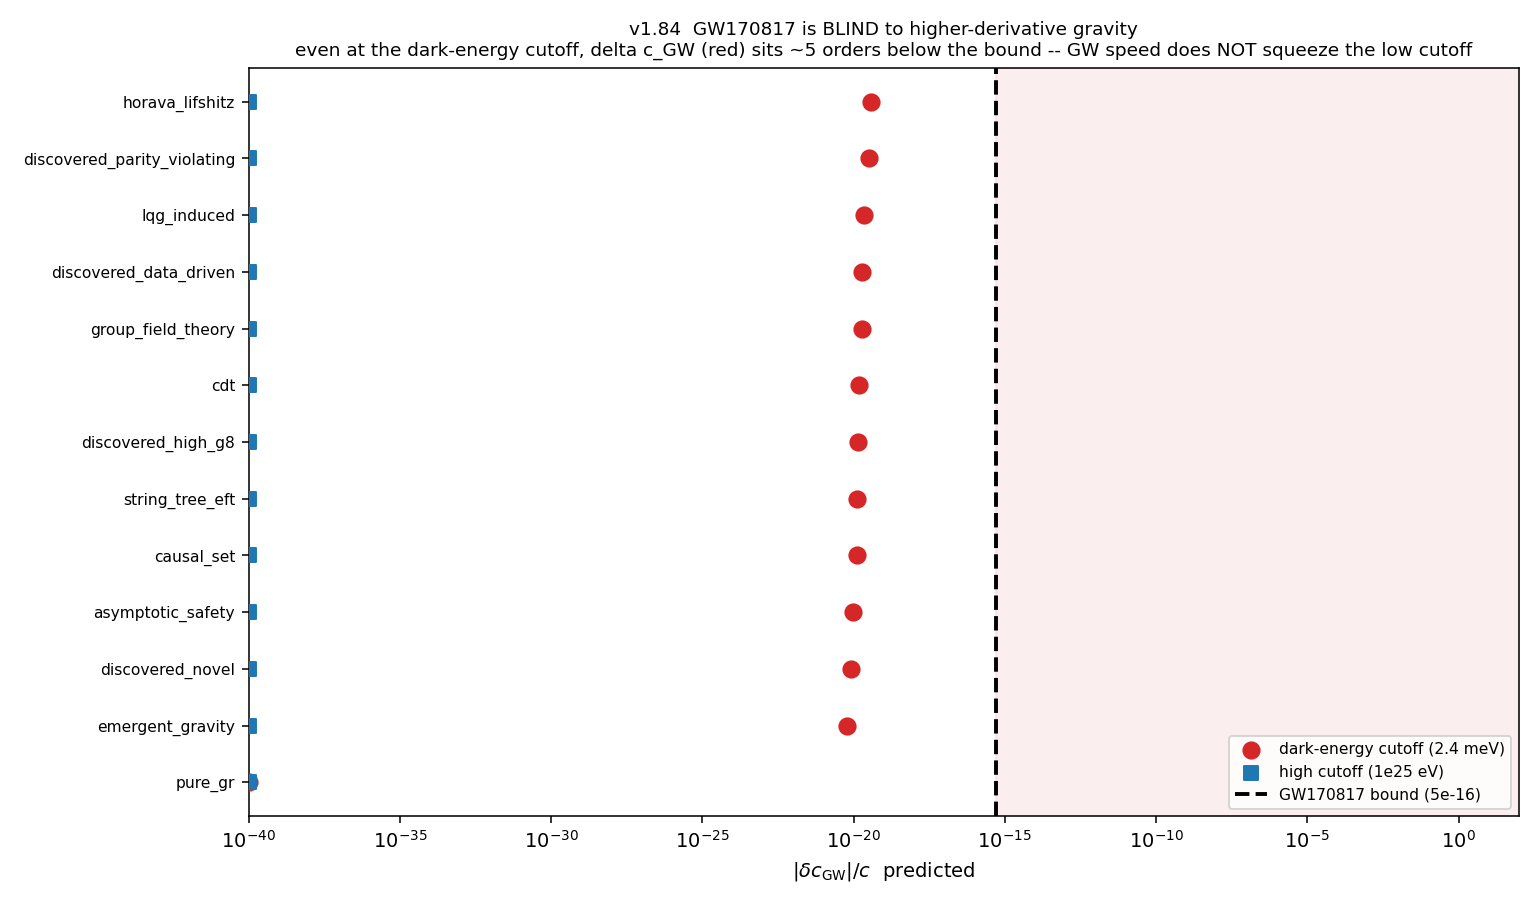

Reproduce this figure in Python.
"""v1.84 - The third experiment: GW170817 graviton speed, and what it does (and
does NOT) constrain.

We ingest the GW170817 speed bound |delta c_GW|/c < 5e-16 on the tensor-propagation
sector and ask whether it squeezes the dark-energy (low) cutoff the way sub-mm
gravity (v1.77) does. The honest answer (Dr. M.-confirmed): NO -- for higher-
derivative gravity the speed deviation is frequency-suppressed,
delta c_GW/c ~ g*(E_GW/E_cutoff)^2, and LIGO GWs are so low-energy that even at the
dark-energy cutoff delta c_GW ~ 1e-20, orders below the bound. GW170817 is a SPEED
test, blind to (k/M)^2 dispersion at LIGO frequencies. So the three experiments do
NOT triangulate identically: the low-cutoff pressure comes specifically from light
LONG-RANGE modes (sub-mm scalaron), not the high-derivative tensor sector.

Run on Vulcan:  python experiments/gw_speed.py
"""
import json
import sys

import numpy as np
import matplotlib
matplotlib.use("Agg")
import matplotlib.pyplot as plt

sys.path.insert(0, "src")

from itb.predict import FRAMEWORKS
from itb.constraints.gw_speed import (
    delta_cGW, CGW_BOUND, E_GW_LIGO_eV, E_LAMBDA_DE_eV, E_HIGH_eV, GWSpeedBound)
from itb.holographic_ac import gC_from_gR2


def main():
    # representative curvature coupling per framework: |g_R2| + |g_C|
    fw_rows = []
    for name, fw in FRAMEWORKS.items():
        c = fw.encode().coefficients
        gR2 = c.get("g_R2", 0.0)
        gC = c.get("g_C", gC_from_gR2(gR2))
        g = abs(gR2) + abs(gC)
        dc_low = delta_cGW(g, E_LAMBDA_DE_eV)
        dc_high = delta_cGW(g, E_HIGH_eV)
        fw_rows.append({"framework": name, "g_curv": round(g, 3),
                        "delta_cGW_low_cutoff": dc_low,
                        "delta_cGW_high_cutoff": dc_high,
                        "low_excluded": dc_low > CGW_BOUND})
    fw_rows.sort(key=lambda r: -r["g_curv"])

    # critical cutoff where GW170817 would START to bite (for g~0.4)
    g_ref = 0.4
    E_crit = E_GW_LIGO_eV * np.sqrt(g_ref / CGW_BOUND)   # delta=bound -> solve E
    # margin of the dark-energy cutoff above the critical one
    safety_factor = E_LAMBDA_DE_eV / E_crit

    # does the constraint exclude any framework at the low cutoff?
    excluded_low = [r["framework"] for r in fw_rows if r["low_excluded"]]

    # ---- figure: delta c_GW vs the bound, low vs high cutoff ----
    fig, ax = plt.subplots(figsize=(11, 6.5))
    names = [r["framework"] for r in fw_rows]
    y = np.arange(len(names))[::-1]
    dc_low = [max(r["delta_cGW_low_cutoff"], 1e-40) for r in fw_rows]
    dc_high = [max(r["delta_cGW_high_cutoff"], 1e-40) for r in fw_rows]
    ax.scatter(dc_low, y, s=70, color="#d62728", label="dark-energy cutoff (2.4 meV)",
               zorder=5)
    ax.scatter(dc_high, y, s=55, color="#1f77b4", marker="s",
               label="high cutoff (1e25 eV)", zorder=5)
    ax.axvline(CGW_BOUND, color="black", lw=2, ls="--",
               label=f"GW170817 bound (5e-16)")
    ax.axvspan(CGW_BOUND, 1e2, color="#d62728", alpha=0.08)
    ax.set_yticks(y); ax.set_yticklabels(names, fontsize=8)
    ax.set_xscale("log"); ax.set_xlim(1e-40, 1e2)
    ax.set_xlabel(r"$|\delta c_{\rm GW}|/c$  predicted")
    ax.set_title("v1.84  GW170817 is BLIND to higher-derivative gravity\n"
                 "even at the dark-energy cutoff, delta c_GW (red) sits ~5 orders "
                 "below the bound -- GW speed does NOT squeeze the low cutoff",
                 fontsize=9.5)
    ax.legend(fontsize=8, loc="lower right")
    fig.tight_layout()
    png = "/tmp/gw_speed.png"
    fig.savefig(png, dpi=140)

    # data-driven EFT
    dd = next(r for r in fw_rows if r["framework"] == "discovered_data_driven")
    summary = {
        "GW170817_bound": CGW_BOUND,
        "scaling": "delta c_GW/c = kappa_c * (|g_R2|+|g_C|) * (E_GW/E_cutoff)^2",
        "E_GW_LIGO_eV": E_GW_LIGO_eV,
        "dark_energy_cutoff_eV": E_LAMBDA_DE_eV,
        "frameworks_excluded_at_low_cutoff": excluded_low,
        "verdict": ("GW170817 does NOT exclude any framework even at the dark-energy "
                    "cutoff (blind to (k/M)^2 dispersion at LIGO frequencies)"),
        "data_driven_delta_cGW_low": dd["delta_cGW_low_cutoff"],
        "data_driven_ratio_to_bound": dd["delta_cGW_low_cutoff"] / CGW_BOUND,
        "critical_cutoff_eV_where_it_bites": float(E_crit),
        "dark_energy_cutoff_safety_factor": float(safety_factor),
        "honest_synthesis": "The three experiments do NOT triangulate identically. "
            "Sub-mm gravity (v1.77, matter/long-range scalaron) squeezes the dark-"
            "energy cutoff; GW170817 (tensor/high-derivative) does NOT -- it is a "
            "speed test, blind to the frequency-suppressed (k/M)^2 dispersion at LIGO "
            "frequencies. The RELEVANT tensor-sector probe is LIGO's intra-messenger "
            "DISPERSION test (waveform phase Psi(f)), not the arrival-time speed test.",
        "rows": [{k: (f"{v:.2e}" if isinstance(v, float) and abs(v) < 1e-6 else v)
                  for k, v in r.items()} for r in fw_rows],
        "png": png,
    }
    print(json.dumps(summary, indent=2))


if __name__ == "__main__":
    main()
